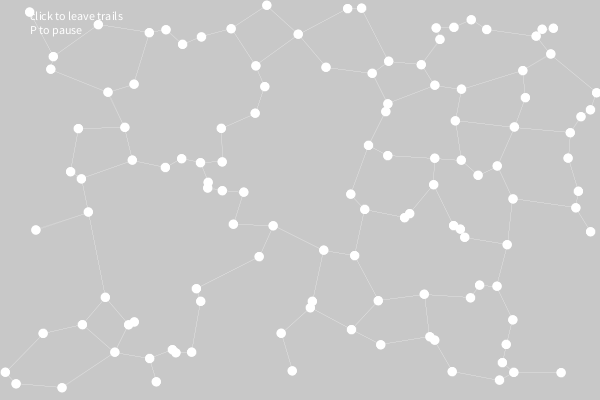
Frame 1 (no input)
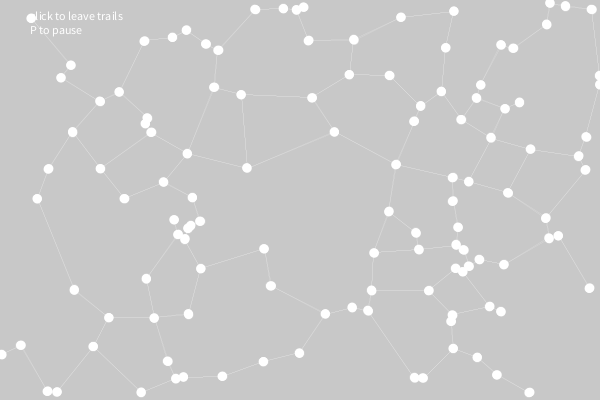
Frame 60 (the mouse pressed at the canvas centre just before this capture)
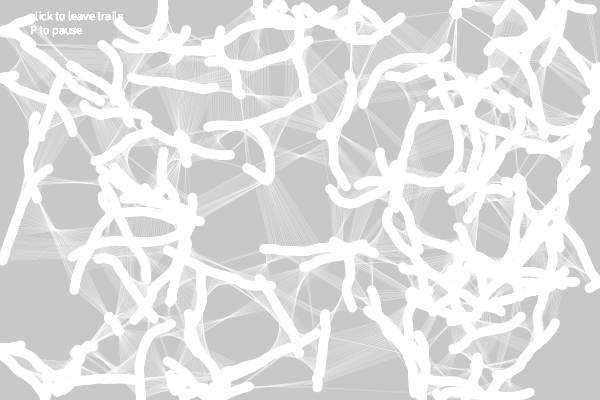
Frame 120 (the mouse held since frame 60 and released just before this capture)

The Processing sketch that drew these frames (run headless with seeded random() and noise(); from frame 60 on, the mouse is pressed at the canvas centre):

// Processing sketch: processing_98547
// ── processing_98547.pde

/*
an implementation of a relative neighborhood graph
by Isaac Dykeman
May 5, 2013
*/

ArrayList<Point> gPoints;
boolean paused = false;

void setup() {
  size(600, 400);
    gPoints = new ArrayList<Point>();

  
    for (int i=0;i<120;i++) {
    gPoints.add(new Point(new PVector(random(width), random(height))));
  }
  
}
void draw(){
  if(!mousePressed){
    background(200,200,200);
  }
  
  if(frameCount<180){
    
    text("click to leave trails \nP to pause",30,20);
  }
  
  
  smooth();

  for (Point test : gPoints) {

    test.draw();
  }

  for (int i=0;i<gPoints.size();i++) {
    for (int j=i+1;j<gPoints.size();j++) {
      if (gPoints.get(i) != gPoints.get(j)) {
        if (shouldConnect(gPoints.get(i), gPoints.get(j))) {

          connect(gPoints.get(i), gPoints.get(j));
        }
      }
    }
  }



  for (Point test : gPoints) {
    test.draw();
  }
  frameRate(40);
}



boolean shouldConnect(Point p1, Point p2) {
  float distance = gDist(p1.loc, p2.loc);

  for (Point test : gPoints) {
    if (test != p1 && test !=p2) {
      if (gDist(p1.loc, test.loc)<distance &&
        gDist(p2.loc, test.loc)<distance) {
        return false;
      }
    }
  }
  return true;
}


void connect(Point p1, Point p2) {
  p1.points.add(p2);
  p2.points.add(p1);
}

float gDist(PVector one, PVector two) {
  return dist(one.x, one.y, two.x, two.y);
}


void keyPressed() {
  if (key == 'p' || key == 'P') {
      paused = !paused;
      if(paused){
        noLoop();
      }
      else{
        loop();
      }
    }

}

class Point extends Wanderer {
  //PVector loc;
  ArrayList<Point> points;

  Point(PVector nLoc) {
    loc = nLoc;
    points = new ArrayList<Point>();
  }

  void draw() {
    if (points.size()>0) {

    }
    

    if(maxSpeed<1){
      maxSpeed =1;
    }

    display();
    ellipse(loc.x, loc.y, 9, 9);
    for (Point test: points) {
      line(loc.x, loc.y, test.loc.x, test.loc.y);
    }
    points = new ArrayList<Point>();
  }
}

class Wanderer {
  PVector loc;
  PVector momentum;
  float randStep = .1;
  float maxSpeed = 1;
  float radius = 4;

  float minRadius=maxSpeed;
  float maxRadius = 6;


  Wanderer(PVector start) {

    loc = start;
    momentum = new PVector();
    strokeWeight(0);
    momentum.x+=random(-randStep, randStep);
    momentum.y+=random(-randStep, randStep);
    stroke(255);
  }
  Wanderer() {
    momentum = new PVector();
    strokeWeight(0);
    momentum.x+=random(-randStep, randStep);
    momentum.y+=random(-randStep, randStep);
    stroke(255);
  }


  void display() {
    
    
    random(100);

    //radius+=random(-1.,.1);
    if (radius<minRadius) {
      //radius = minRadius;
    }
    else if (radius>maxRadius) {
      // radius = maxRadius;
    }

    momentum.x+=random(-randStep, randStep);
    momentum.y+=random(-randStep, randStep);
    loc.x += momentum.x;
    loc.y += momentum.y;

    boolean collided = false;

    if (loc.x<0 || loc.x>width) {
      momentum.x=-momentum.x;
      collided = true;
      if (loc.x<0) {
        loc.x=1;
      }
      else if (loc.x>width) {
        loc.x=width-1;
      }
    }
    if (loc.y<0 || loc.y>height) {
      momentum.y=-momentum.y;
      collided = true;
      if (loc.y<0) {
        loc.y=1;
      }
      else if (loc.y>height) {
        loc.y=height-1;
      }
    }
    if (momentum.mag()>maxSpeed) {
      momentum.normalize();
      momentum.x*=maxSpeed;
      momentum.y*=maxSpeed;
    }



    ellipse(loc.x, loc.y, radius*2, radius*2);
  }
}
